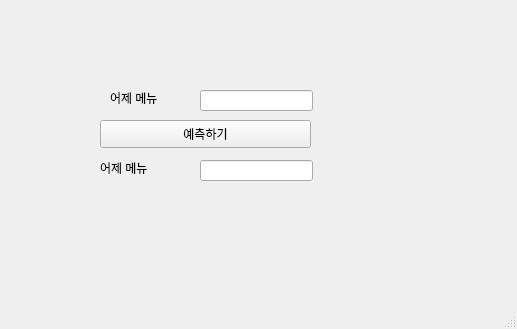
<?xml version="1.0" encoding="UTF-8"?>
<ui version="4.0">
 <class>MainWindow</class>
 <widget class="QMainWindow" name="MainWindow">
  <property name="geometry">
   <rect>
    <x>0</x>
    <y>0</y>
    <width>517</width>
    <height>329</height>
   </rect>
  </property>
  <property name="windowTitle">
   <string>MainWindow</string>
  </property>
  <widget class="QWidget" name="centralwidget">
   <widget class="QLabel" name="lbl">
    <property name="geometry">
     <rect>
      <x>110</x>
      <y>90</y>
      <width>64</width>
      <height>15</height>
     </rect>
    </property>
    <property name="text">
     <string>어제 메뉴</string>
    </property>
   </widget>
   <widget class="QPushButton" name="pb">
    <property name="geometry">
     <rect>
      <x>100</x>
      <y>120</y>
      <width>211</width>
      <height>28</height>
     </rect>
    </property>
    <property name="text">
     <string>예측하기</string>
    </property>
   </widget>
   <widget class="QLineEdit" name="le">
    <property name="geometry">
     <rect>
      <x>200</x>
      <y>90</y>
      <width>113</width>
      <height>21</height>
     </rect>
    </property>
   </widget>
   <widget class="QLabel" name="lbl_recom">
    <property name="geometry">
     <rect>
      <x>100</x>
      <y>160</y>
      <width>64</width>
      <height>15</height>
     </rect>
    </property>
    <property name="text">
     <string>어제 메뉴</string>
    </property>
   </widget>
   <widget class="QLineEdit" name="le_recom">
    <property name="geometry">
     <rect>
      <x>200</x>
      <y>160</y>
      <width>113</width>
      <height>21</height>
     </rect>
    </property>
   </widget>
  </widget>
  <widget class="QMenuBar" name="menubar">
   <property name="geometry">
    <rect>
     <x>0</x>
     <y>0</y>
     <width>517</width>
     <height>26</height>
    </rect>
   </property>
  </widget>
  <widget class="QStatusBar" name="statusbar"/>
 </widget>
 <resources/>
 <connections/>
</ui>
